Frame 1 (no input): blank canvas, image omitted
Frame 60 (the mouse pressed at the canvas centre just before this capture): blank canvas, image omitted
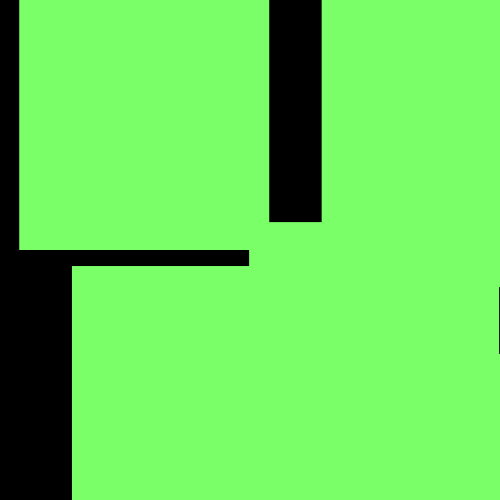
Frame 120 (the mouse held since frame 60 and released just before this capture)

The Processing sketch whose frames 1 and 60 were blank and that drew this single picture after the mouse press (run headless with seeded random() and noise(); from frame 60 on, the mouse is pressed at the canvas centre):

// Processing sketch: processing_158454
// ── processing_158454.pde

int s=0;
int g=10;
float[] y= new float [600];
float [] x  = new float [150];
float [] z  = new float [300];//tamaÃ�Â±o
float [] v = new float [700]; //velocidad
void setup () {
  colorMode(HSB);
  
  noStroke();
  size(500, 500);
  for (int p=0; p < x.length;p+=1) {//cantidad de bolitas
    z[p]=random(150);//cambia el tamaÃ�Â±o
    x[p]=random(width);
    y[p]=random(height);
    v[p]=random(60);//velocidad
  }
}
void draw () {
  background(0);
  s=s+g;
   if(s>150||s==0){
    g=g*-1;
    }
  for (int p=0; p < x.length;p+=10) {
    x[p]+=v[p];//velocidad
    x[p]+=10;//cantidad
    if (x[p]>width) {
      x[p]=0;
    }
    fill(s,150,255);
    rect(y[p], x[p], mouseX, mouseY);
  }
}
